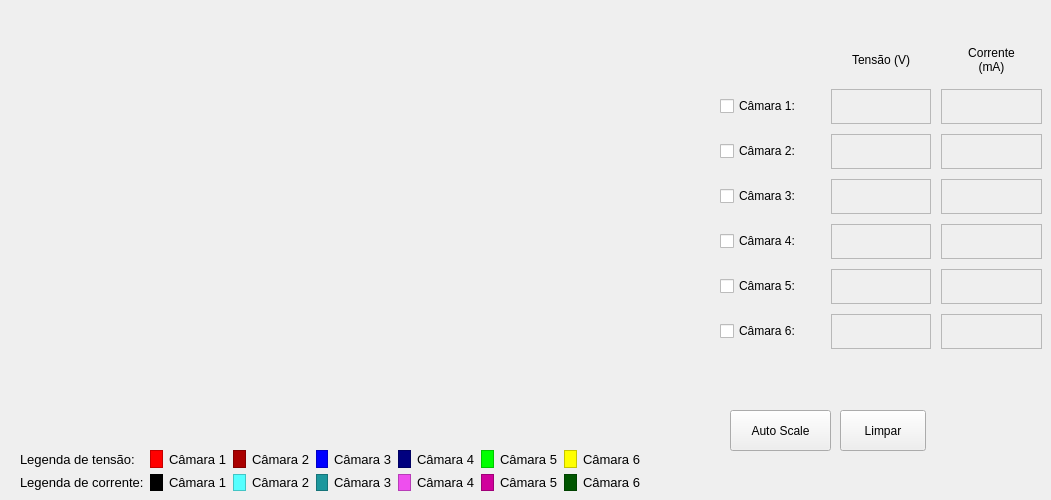
      <widget class="QWidget" name="tab_4">
       <attribute name="title">
        <string>Tensões e correntes</string>
       </attribute>
       <widget class="SimplePlot" name="grafico_tensao" native="true">
        <property name="geometry">
         <rect>
          <x>20</x>
          <y>20</y>
          <width>691</width>
          <height>411</height>
         </rect>
        </property>
       </widget>
       <widget class="QWidget" name="gridLayoutWidget_3">
        <property name="geometry">
         <rect>
          <x>720</x>
          <y>40</y>
          <width>322</width>
          <height>314</height>
         </rect>
        </property>
        <layout class="QGridLayout" name="gridLayout_3" rowstretch="35,35,35,35,35,35,35" columnstretch="100,100,100" rowminimumheight="35,35,35,35,35,35,35" columnminimumwidth="100,100,100">
         <property name="topMargin">
          <number>0</number>
         </property>
         <property name="bottomMargin">
          <number>5</number>
         </property>
         <property name="spacing">
          <number>10</number>
         </property>
         <item row="0" column="1">
          <widget class="QLabel" name="label_43">
           <property name="text">
            <string>Tensão (V)</string>
           </property>
           <property name="alignment">
            <set>Qt::AlignCenter</set>
           </property>
          </widget>
         </item>
         <item row="1" column="0">
          <widget class="QCheckBox" name="U1_plot_sel">
           <property name="text">
            <string>Câmara 1:</string>
           </property>
          </widget>
         </item>
         <item row="2" column="0">
          <widget class="QCheckBox" name="U2_plot_sel">
           <property name="text">
            <string>Câmara 2:</string>
           </property>
          </widget>
         </item>
         <item row="3" column="0">
          <widget class="QCheckBox" name="U3_plot_sel">
           <property name="text">
            <string>Câmara 3:</string>
           </property>
          </widget>
         </item>
         <item row="4" column="0">
          <widget class="QCheckBox" name="U4_plot_sel">
           <property name="text">
            <string>Câmara 4:</string>
           </property>
          </widget>
         </item>
         <item row="5" column="0">
          <widget class="QCheckBox" name="U5_plot_sel">
           <property name="text">
            <string>Câmara 5:</string>
           </property>
          </widget>
         </item>
         <item row="6" column="0">
          <widget class="QCheckBox" name="U6_plot_sel">
           <property name="text">
            <string>Câmara 6:</string>
           </property>
          </widget>
         </item>
         <item row="0" column="2">
          <widget class="QLabel" name="label_44">
           <property name="text">
            <string>Corrente
(mA)</string>
           </property>
           <property name="alignment">
            <set>Qt::AlignCenter</set>
           </property>
          </widget>
         </item>
         <item row="1" column="1">
          <widget class="QLabel" name="C1tensaoAtual">
           <property name="font">
            <font>
             <pointsize>16</pointsize>
            </font>
           </property>
           <property name="frameShape">
            <enum>QFrame::StyledPanel</enum>
           </property>
           <property name="frameShadow">
            <enum>QFrame::Plain</enum>
           </property>
           <property name="text">
            <string/>
           </property>
           <property name="alignment">
            <set>Qt::AlignRight|Qt::AlignTrailing|Qt::AlignVCenter</set>
           </property>
          </widget>
         </item>
         <item row="2" column="1">
          <widget class="QLabel" name="C2tensaoAtual">
           <property name="font">
            <font>
             <pointsize>16</pointsize>
            </font>
           </property>
           <property name="frameShape">
            <enum>QFrame::StyledPanel</enum>
           </property>
           <property name="frameShadow">
            <enum>QFrame::Plain</enum>
           </property>
           <property name="text">
            <string/>
           </property>
           <property name="alignment">
            <set>Qt::AlignRight|Qt::AlignTrailing|Qt::AlignVCenter</set>
           </property>
          </widget>
         </item>
         <item row="3" column="1">
          <widget class="QLabel" name="C3tensaoAtual">
           <property name="font">
            <font>
             <pointsize>16</pointsize>
            </font>
           </property>
           <property name="frameShape">
            <enum>QFrame::StyledPanel</enum>
           </property>
           <property name="frameShadow">
            <enum>QFrame::Plain</enum>
           </property>
           <property name="text">
            <string/>
           </property>
           <property name="alignment">
            <set>Qt::AlignRight|Qt::AlignTrailing|Qt::AlignVCenter</set>
           </property>
          </widget>
         </item>
         <item row="4" column="1">
          <widget class="QLabel" name="C4tensaoAtual">
           <property name="font">
            <font>
             <pointsize>16</pointsize>
            </font>
           </property>
           <property name="frameShape">
            <enum>QFrame::StyledPanel</enum>
           </property>
           <property name="frameShadow">
            <enum>QFrame::Plain</enum>
           </property>
           <property name="text">
            <string/>
           </property>
           <property name="alignment">
            <set>Qt::AlignRight|Qt::AlignTrailing|Qt::AlignVCenter</set>
           </property>
          </widget>
         </item>
         <item row="5" column="1">
          <widget class="QLabel" name="C5tensaoAtual">
           <property name="font">
            <font>
             <pointsize>16</pointsize>
            </font>
           </property>
           <property name="frameShape">
            <enum>QFrame::StyledPanel</enum>
           </property>
           <property name="frameShadow">
            <enum>QFrame::Plain</enum>
           </property>
           <property name="text">
            <string/>
           </property>
           <property name="alignment">
            <set>Qt::AlignRight|Qt::AlignTrailing|Qt::AlignVCenter</set>
           </property>
          </widget>
         </item>
         <item row="6" column="1">
          <widget class="QLabel" name="C6tensaoAtual">
           <property name="font">
            <font>
             <pointsize>16</pointsize>
            </font>
           </property>
           <property name="frameShape">
            <enum>QFrame::StyledPanel</enum>
           </property>
           <property name="frameShadow">
            <enum>QFrame::Plain</enum>
           </property>
           <property name="text">
            <string/>
           </property>
           <property name="alignment">
            <set>Qt::AlignRight|Qt::AlignTrailing|Qt::AlignVCenter</set>
           </property>
          </widget>
         </item>
         <item row="1" column="2">
          <widget class="QLabel" name="C1correnteAtual">
           <property name="font">
            <font>
             <pointsize>16</pointsize>
            </font>
           </property>
           <property name="frameShape">
            <enum>QFrame::StyledPanel</enum>
           </property>
           <property name="frameShadow">
            <enum>QFrame::Plain</enum>
           </property>
           <property name="text">
            <string/>
           </property>
           <property name="alignment">
            <set>Qt::AlignRight|Qt::AlignTrailing|Qt::AlignVCenter</set>
           </property>
          </widget>
         </item>
         <item row="2" column="2">
          <widget class="QLabel" name="C2correnteAtual">
           <property name="font">
            <font>
             <pointsize>16</pointsize>
            </font>
           </property>
           <property name="frameShape">
            <enum>QFrame::StyledPanel</enum>
           </property>
           <property name="frameShadow">
            <enum>QFrame::Plain</enum>
           </property>
           <property name="text">
            <string/>
           </property>
           <property name="alignment">
            <set>Qt::AlignRight|Qt::AlignTrailing|Qt::AlignVCenter</set>
           </property>
          </widget>
         </item>
         <item row="3" column="2">
          <widget class="QLabel" name="C3correnteAtual">
           <property name="font">
            <font>
             <pointsize>16</pointsize>
            </font>
           </property>
           <property name="frameShape">
            <enum>QFrame::StyledPanel</enum>
           </property>
           <property name="frameShadow">
            <enum>QFrame::Plain</enum>
           </property>
           <property name="text">
            <string/>
           </property>
           <property name="alignment">
            <set>Qt::AlignRight|Qt::AlignTrailing|Qt::AlignVCenter</set>
           </property>
          </widget>
         </item>
         <item row="4" column="2">
          <widget class="QLabel" name="C4correnteAtual">
           <property name="font">
            <font>
             <pointsize>16</pointsize>
            </font>
           </property>
           <property name="frameShape">
            <enum>QFrame::StyledPanel</enum>
           </property>
           <property name="frameShadow">
            <enum>QFrame::Plain</enum>
           </property>
           <property name="text">
            <string/>
           </property>
           <property name="alignment">
            <set>Qt::AlignRight|Qt::AlignTrailing|Qt::AlignVCenter</set>
           </property>
          </widget>
         </item>
         <item row="5" column="2">
          <widget class="QLabel" name="C5correnteAtual">
           <property name="font">
            <font>
             <pointsize>16</pointsize>
            </font>
           </property>
           <property name="frameShape">
            <enum>QFrame::StyledPanel</enum>
           </property>
           <property name="frameShadow">
            <enum>QFrame::Plain</enum>
           </property>
           <property name="text">
            <string/>
           </property>
           <property name="alignment">
            <set>Qt::AlignRight|Qt::AlignTrailing|Qt::AlignVCenter</set>
           </property>
          </widget>
         </item>
         <item row="6" column="2">
          <widget class="QLabel" name="C6correnteAtual">
           <property name="font">
            <font>
             <pointsize>16</pointsize>
            </font>
           </property>
           <property name="frameShape">
            <enum>QFrame::StyledPanel</enum>
           </property>
           <property name="frameShadow">
            <enum>QFrame::Plain</enum>
           </property>
           <property name="text">
            <string/>
           </property>
           <property name="alignment">
            <set>Qt::AlignRight|Qt::AlignTrailing|Qt::AlignVCenter</set>
           </property>
          </widget>
         </item>
        </layout>
       </widget>
       <widget class="QPushButton" name="UautoScale">
        <property name="geometry">
         <rect>
          <x>730</x>
          <y>410</y>
          <width>101</width>
          <height>41</height>
         </rect>
        </property>
        <property name="text">
         <string>Auto Scale</string>
        </property>
       </widget>
       <widget class="QWidget" name="layoutWidget_2">
        <property name="geometry">
         <rect>
          <x>20</x>
          <y>450</y>
          <width>621</width>
          <height>41</height>
         </rect>
        </property>
        <layout class="QGridLayout" name="gridLayout_4">
         <item row="1" column="9">
          <widget class="QFrame" name="rampa_leg_23">
           <property name="autoFillBackground">
            <bool>false</bool>
           </property>
           <property name="styleSheet">
            <string notr="true">background-color: rgb(208, 0, 156);</string>
           </property>
           <property name="frameShape">
            <enum>QFrame::StyledPanel</enum>
           </property>
           <property name="frameShadow">
            <enum>QFrame::Plain</enum>
           </property>
          </widget>
         </item>
         <item row="0" column="1">
          <widget class="QFrame" name="rampa_leg_13">
           <property name="autoFillBackground">
            <bool>false</bool>
           </property>
           <property name="styleSheet">
            <string notr="true">background-color: rgb(255, 0, 0);</string>
           </property>
           <property name="frameShape">
            <enum>QFrame::StyledPanel</enum>
           </property>
           <property name="frameShadow">
            <enum>QFrame::Plain</enum>
           </property>
          </widget>
         </item>
         <item row="0" column="3">
          <widget class="QFrame" name="rampa_leg_14">
           <property name="autoFillBackground">
            <bool>false</bool>
           </property>
           <property name="styleSheet">
            <string notr="true">background-color: rgb(170, 0, 0);</string>
           </property>
           <property name="frameShape">
            <enum>QFrame::StyledPanel</enum>
           </property>
           <property name="frameShadow">
            <enum>QFrame::Plain</enum>
           </property>
          </widget>
         </item>
         <item row="0" column="5">
          <widget class="QFrame" name="rampa_leg_15">
           <property name="autoFillBackground">
            <bool>false</bool>
           </property>
           <property name="styleSheet">
            <string notr="true">background-color: rgb(0, 0, 255);</string>
           </property>
           <property name="frameShape">
            <enum>QFrame::StyledPanel</enum>
           </property>
           <property name="frameShadow">
            <enum>QFrame::Plain</enum>
           </property>
          </widget>
         </item>
         <item row="0" column="7">
          <widget class="QFrame" name="rampa_leg_16">
           <property name="autoFillBackground">
            <bool>false</bool>
           </property>
           <property name="styleSheet">
            <string notr="true">background-color: rgb(0, 0, 127);</string>
           </property>
           <property name="frameShape">
            <enum>QFrame::StyledPanel</enum>
           </property>
           <property name="frameShadow">
            <enum>QFrame::Plain</enum>
           </property>
          </widget>
         </item>
         <item row="0" column="9">
          <widget class="QFrame" name="rampa_leg_17">
           <property name="autoFillBackground">
            <bool>false</bool>
           </property>
           <property name="styleSheet">
            <string notr="true">background-color: rgb(0, 255, 0);</string>
           </property>
           <property name="frameShape">
            <enum>QFrame::StyledPanel</enum>
           </property>
           <property name="frameShadow">
            <enum>QFrame::Plain</enum>
           </property>
          </widget>
         </item>
         <item row="0" column="4">
          <widget class="QLabel" name="label_22">
           <property name="font">
            <font>
             <pointsize>10</pointsize>
            </font>
           </property>
           <property name="text">
            <string>Câmara 2</string>
           </property>
          </widget>
         </item>
         <item row="1" column="6">
          <widget class="QLabel" name="label_39">
           <property name="font">
            <font>
             <pointsize>10</pointsize>
            </font>
           </property>
           <property name="text">
            <string>Câmara 3</string>
           </property>
          </widget>
         </item>
         <item row="0" column="2">
          <widget class="QLabel" name="label_20">
           <property name="font">
            <font>
             <pointsize>10</pointsize>
            </font>
           </property>
           <property name="text">
            <string>Câmara 1</string>
           </property>
          </widget>
         </item>
         <item row="0" column="10">
          <widget class="QLabel" name="label_35">
           <property name="font">
            <font>
             <pointsize>10</pointsize>
            </font>
           </property>
           <property name="text">
            <string>Câmara 5</string>
           </property>
          </widget>
         </item>
         <item row="1" column="8">
          <widget class="QLabel" name="label_49">
           <property name="font">
            <font>
             <pointsize>10</pointsize>
            </font>
           </property>
           <property name="text">
            <string>Câmara 4</string>
           </property>
          </widget>
         </item>
         <item row="0" column="12">
          <widget class="QLabel" name="label_37">
           <property name="font">
            <font>
             <pointsize>10</pointsize>
            </font>
           </property>
           <property name="text">
            <string>Câmara 6</string>
           </property>
          </widget>
         </item>
         <item row="0" column="6">
          <widget class="QLabel" name="label_27">
           <property name="font">
            <font>
             <pointsize>10</pointsize>
            </font>
           </property>
           <property name="text">
            <string>Câmara 3</string>
           </property>
          </widget>
         </item>
         <item row="0" column="8">
          <widget class="QLabel" name="label_33">
           <property name="font">
            <font>
             <pointsize>10</pointsize>
            </font>
           </property>
           <property name="text">
            <string>Câmara 4</string>
           </property>
          </widget>
         </item>
         <item row="1" column="10">
          <widget class="QLabel" name="label_50">
           <property name="font">
            <font>
             <pointsize>10</pointsize>
            </font>
           </property>
           <property name="text">
            <string>Câmara 5</string>
           </property>
          </widget>
         </item>
         <item row="1" column="12">
          <widget class="QLabel" name="label_51">
           <property name="font">
            <font>
             <pointsize>10</pointsize>
            </font>
           </property>
           <property name="text">
            <string>Câmara 6</string>
           </property>
          </widget>
         </item>
         <item row="1" column="4">
          <widget class="QLabel" name="label_40">
           <property name="font">
            <font>
             <pointsize>10</pointsize>
            </font>
           </property>
           <property name="text">
            <string>Câmara 2</string>
           </property>
          </widget>
         </item>
         <item row="1" column="2">
          <widget class="QLabel" name="label_41">
           <property name="font">
            <font>
             <pointsize>10</pointsize>
            </font>
           </property>
           <property name="text">
            <string>Câmara 1</string>
           </property>
          </widget>
         </item>
         <item row="0" column="0">
          <widget class="QLabel" name="label_24">
           <property name="font">
            <font>
             <pointsize>10</pointsize>
            </font>
           </property>
           <property name="text">
            <string>Legenda de tensão:</string>
           </property>
          </widget>
         </item>
         <item row="1" column="0">
          <widget class="QLabel" name="label_25">
           <property name="font">
            <font>
             <pointsize>10</pointsize>
            </font>
           </property>
           <property name="text">
            <string>Legenda de corrente:</string>
           </property>
          </widget>
         </item>
         <item row="1" column="1">
          <widget class="QFrame" name="rampa_leg_19">
           <property name="autoFillBackground">
            <bool>false</bool>
           </property>
           <property name="styleSheet">
            <string notr="true">background-color: rgb(0, 0, 0);</string>
           </property>
           <property name="frameShape">
            <enum>QFrame::StyledPanel</enum>
           </property>
           <property name="frameShadow">
            <enum>QFrame::Plain</enum>
           </property>
          </widget>
         </item>
         <item row="1" column="3">
          <widget class="QFrame" name="rampa_leg_20">
           <property name="autoFillBackground">
            <bool>false</bool>
           </property>
           <property name="styleSheet">
            <string notr="true">background-color: rgb(85, 255, 255);</string>
           </property>
           <property name="frameShape">
            <enum>QFrame::StyledPanel</enum>
           </property>
           <property name="frameShadow">
            <enum>QFrame::Plain</enum>
           </property>
          </widget>
         </item>
         <item row="1" column="5">
          <widget class="QFrame" name="rampa_leg_21">
           <property name="autoFillBackground">
            <bool>false</bool>
           </property>
           <property name="styleSheet">
            <string notr="true">background-color: rgb(28, 151, 157);</string>
           </property>
           <property name="frameShape">
            <enum>QFrame::StyledPanel</enum>
           </property>
           <property name="frameShadow">
            <enum>QFrame::Plain</enum>
           </property>
          </widget>
         </item>
         <item row="1" column="7">
          <widget class="QFrame" name="rampa_leg_22">
           <property name="autoFillBackground">
            <bool>false</bool>
           </property>
           <property name="styleSheet">
            <string notr="true">background-color: rgb(238, 79, 238);</string>
           </property>
           <property name="frameShape">
            <enum>QFrame::StyledPanel</enum>
           </property>
           <property name="frameShadow">
            <enum>QFrame::Plain</enum>
           </property>
          </widget>
         </item>
         <item row="0" column="11">
          <widget class="QFrame" name="rampa_leg_39">
           <property name="autoFillBackground">
            <bool>false</bool>
           </property>
           <property name="styleSheet">
            <string notr="true">background-color: rgb(255, 255, 0);</string>
           </property>
           <property name="frameShape">
            <enum>QFrame::StyledPanel</enum>
           </property>
           <property name="frameShadow">
            <enum>QFrame::Plain</enum>
           </property>
          </widget>
         </item>
         <item row="1" column="11">
          <widget class="QFrame" name="rampa_leg_18">
           <property name="autoFillBackground">
            <bool>false</bool>
           </property>
           <property name="styleSheet">
            <string notr="true">background-color: rgb(0, 85, 0);</string>
           </property>
           <property name="frameShape">
            <enum>QFrame::StyledPanel</enum>
           </property>
           <property name="frameShadow">
            <enum>QFrame::Plain</enum>
           </property>
          </widget>
         </item>
        </layout>
       </widget>
       <widget class="QPushButton" name="Ulimpar">
        <property name="geometry">
         <rect>
          <x>840</x>
          <y>410</y>
          <width>86</width>
          <height>41</height>
         </rect>
        </property>
        <property name="text">
         <string>Limpar</string>
        </property>
       </widget>
      </widget>
